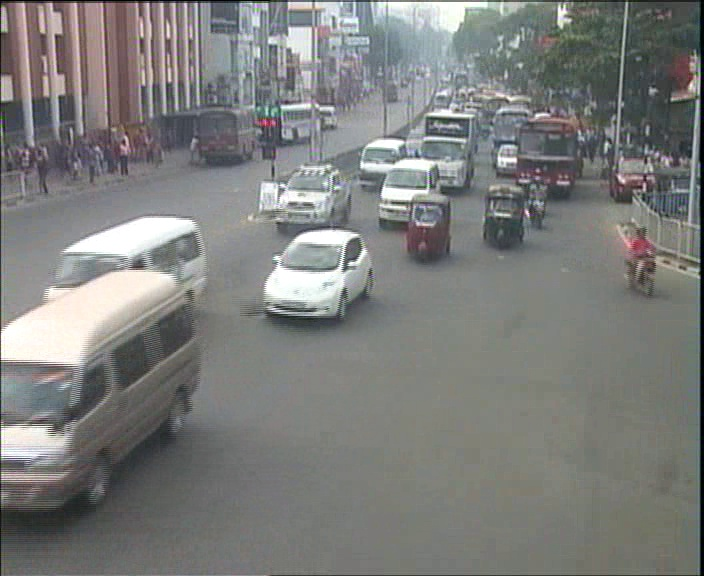
#> input picture ComputerVisionBasedObjectDetection/FLANN/build/image1.jpg, 704 x 576 px
$ python label_image.py ../../ComputerVisionBasedObjectDetection/FLANN/build/image1.jpg   (Python 2 division)
#> lines starting #> are read from the running program, lines starting #| are printed output that depends on the picture
import os, sys
import cv2
import numpy as np

from PIL import Image
import re
import time
import scipy.ndimage
import xml.etree.cElementTree as ET
import tensorflow as tf

os.environ['TF_CPP_MIN_LOG_LEVEL'] = '2'
filename =sys.argv[1]
img = cv2.imread(sys.argv[1])
#> img is the input picture: shape (576, 704, 3); mean B, G, R 123.7, 125.7, 124.8
img1 = Image.open(sys.argv[1])
resized = img[65:200, 250:631]/255 # Pre-processing the image and normalize
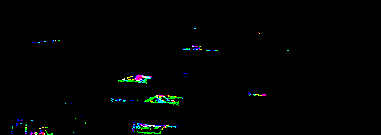
#> resized: shape (135, 381, 3); mean B, G, R 0.00791, 0.00974, 0.0042; drawn with 1 as white
wind_row, wind_col = 45,45 # dimensions of the image
img_rows, img_cols = 45,45

# change this as you see fit
image_path = 'imageout.jpg'
scale=7
y_len,x_len,_=img.shape
#> y_len = 576; x_len = 704
# Read in the image_data


# [83 lines left out: functions imagePrediction, sliding_window, deeplearn, not called in this run]
            #cv2.imshow("sliding_window", img[y:y+x_len,x:x+y_len])
            #cv2.imshow("Window", clone)

            #time.sleep(0.25)

# Loads label file, strips off carriage return
label_lines = [line.rstrip() for line
#> (the run stopped early here; a loop or call above may not have finished)

$ run again, on ComputerVisionBasedObjectDetection/FLANN/build/image3.jpg
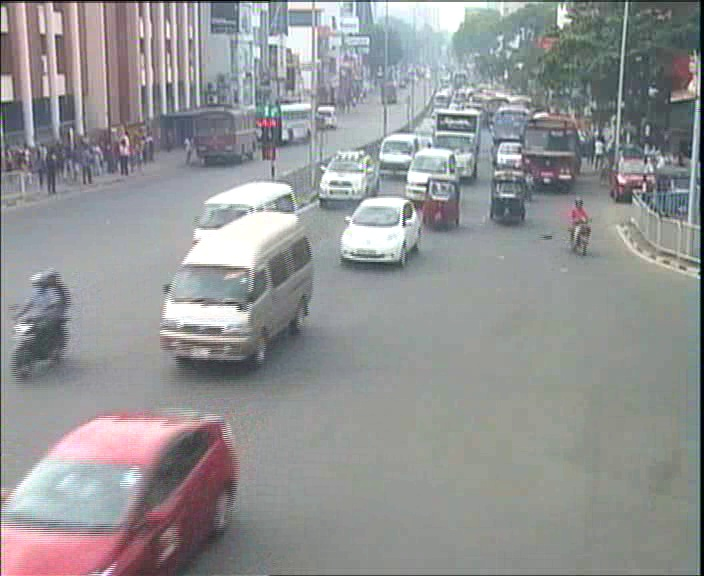
#> input picture ComputerVisionBasedObjectDetection/FLANN/build/image3.jpg, 704 x 576 px
#> img is the input picture: shape (576, 704, 3); mean B, G, R 148.7, 147.8, 147
#> `resized = img[65:200, 250:631]/255`:
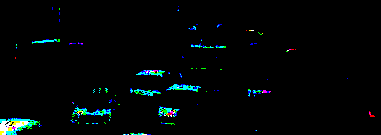
#> resized: shape (135, 381, 3); mean B, G, R 0.0243, 0.0234, 0.007; drawn with 1 as white
